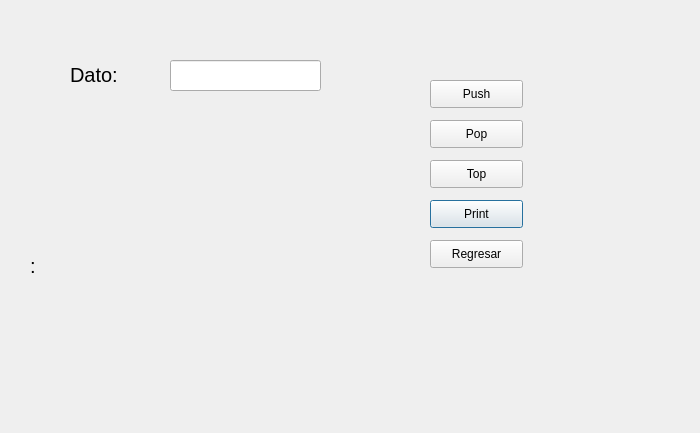
<?xml version="1.0" encoding="UTF-8"?>
<ui version="4.0">
 <class>Dialog</class>
 <widget class="QDialog" name="Dialog">
  <property name="geometry">
   <rect>
    <x>0</x>
    <y>0</y>
    <width>700</width>
    <height>433</height>
   </rect>
  </property>
  <property name="windowTitle">
   <string>Dialog</string>
  </property>
  <widget class="QPushButton" name="imprimir">
   <property name="geometry">
    <rect>
     <x>430</x>
     <y>200</y>
     <width>93</width>
     <height>28</height>
    </rect>
   </property>
   <property name="text">
    <string>Print</string>
   </property>
  </widget>
  <widget class="QLabel" name="datoFijo">
   <property name="geometry">
    <rect>
     <x>70</x>
     <y>54</y>
     <width>61</width>
     <height>41</height>
    </rect>
   </property>
   <property name="font">
    <font>
     <pointsize>15</pointsize>
    </font>
   </property>
   <property name="text">
    <string>Dato:</string>
   </property>
  </widget>
  <widget class="QPushButton" name="regresar">
   <property name="geometry">
    <rect>
     <x>430</x>
     <y>240</y>
     <width>93</width>
     <height>28</height>
    </rect>
   </property>
   <property name="text">
    <string>Regresar</string>
   </property>
  </widget>
  <widget class="QPushButton" name="push_1">
   <property name="geometry">
    <rect>
     <x>430</x>
     <y>80</y>
     <width>93</width>
     <height>28</height>
    </rect>
   </property>
   <property name="text">
    <string>Push</string>
   </property>
  </widget>
  <widget class="QLineEdit" name="dato">
   <property name="geometry">
    <rect>
     <x>170</x>
     <y>60</y>
     <width>151</width>
     <height>31</height>
    </rect>
   </property>
   <property name="font">
    <font>
     <pointsize>10</pointsize>
    </font>
   </property>
  </widget>
  <widget class="QPushButton" name="top">
   <property name="geometry">
    <rect>
     <x>430</x>
     <y>160</y>
     <width>93</width>
     <height>28</height>
    </rect>
   </property>
   <property name="text">
    <string>Top</string>
   </property>
  </widget>
  <widget class="QPushButton" name="pop_2">
   <property name="geometry">
    <rect>
     <x>430</x>
     <y>120</y>
     <width>93</width>
     <height>28</height>
    </rect>
   </property>
   <property name="text">
    <string>Pop</string>
   </property>
  </widget>
  <widget class="QLabel" name="respuesta">
   <property name="geometry">
    <rect>
     <x>30</x>
     <y>120</y>
     <width>171</width>
     <height>291</height>
    </rect>
   </property>
   <property name="font">
    <font>
     <pointsize>15</pointsize>
    </font>
   </property>
   <property name="text">
    <string>:</string>
   </property>
  </widget>
 </widget>
 <resources/>
 <connections/>
</ui>
